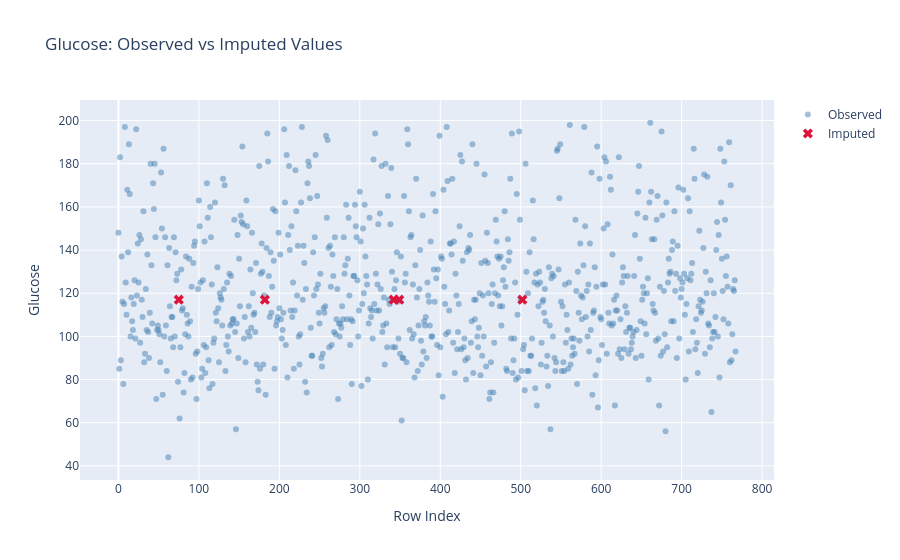
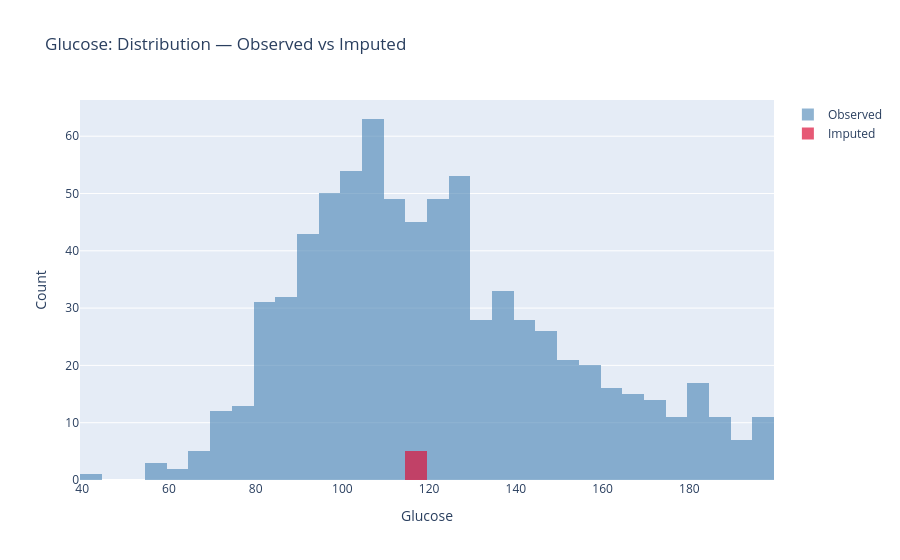
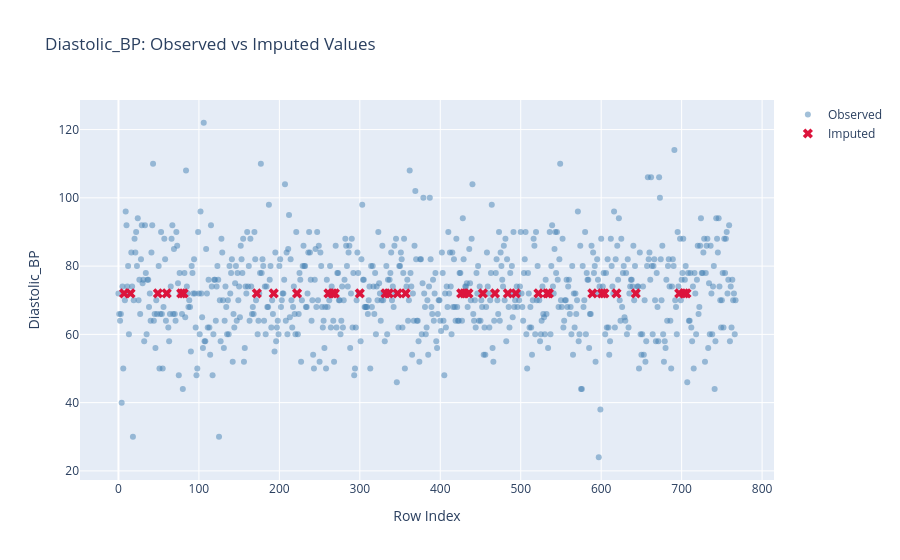
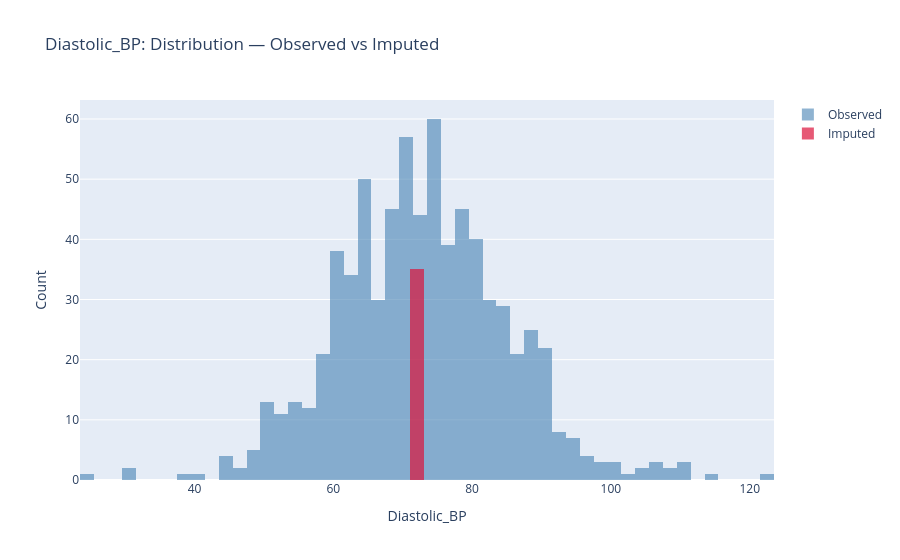

The cell these charts' notebook holds for them, in order:
### Code cell
missing_data_tutor.impute()

### Figure 1 — Plotly figure (JSON) as saved in the notebook; plotly's stock layout.template omitted (floating-point values rounded to 4 significant figures; data arrays with more than 128 entries replaced by an {"elided": "..."} marker saying what was removed)
{"data": [{"marker": {"color": "steelblue", "opacity": 0.5}, "mode": "markers", "name": "Observed", "x": {"elided": "763 int values"}, "y": {"elided": "763 float values"}, "type": "scatter"}, {"marker": {"color": "crimson", "size": 9, "symbol": "x"}, "mode": "markers", "name": "Imputed", "x": [75, 182, 342, 349, 502], "y": [117.0, 117.0, 117.0, 117.0, 117.0], "type": "scatter"}], "layout": {"title": {"text": "Glucose: Observed vs Imputed Values"}, "xaxis": {"title": {"text": "Row Index"}}, "yaxis": {"title": {"text": "Glucose"}}}}

### Figure 2 — Plotly figure (JSON) as saved in the notebook; plotly's stock layout.template omitted (floating-point values rounded to 4 significant figures; data arrays with more than 128 entries replaced by an {"elided": "..."} marker saying what was removed)
{"data": [{"marker": {"color": "steelblue"}, "name": "Observed", "opacity": 0.6, "x": {"elided": "763 float values"}, "type": "histogram"}, {"marker": {"color": "crimson"}, "name": "Imputed", "opacity": 0.7, "x": [117.0, 117.0, 117.0, 117.0, 117.0], "type": "histogram"}], "layout": {"barmode": "overlay", "title": {"text": "Glucose: Distribution — Observed vs Imputed"}, "xaxis": {"title": {"text": "Glucose"}}, "yaxis": {"title": {"text": "Count"}}}}

### Figure 3 — Plotly figure (JSON) as saved in the notebook; plotly's stock layout.template omitted (floating-point values rounded to 4 significant figures; data arrays with more than 128 entries replaced by an {"elided": "..."} marker saying what was removed)
{"data": [{"marker": {"color": "steelblue", "opacity": 0.5}, "mode": "markers", "name": "Observed", "x": {"elided": "733 int values"}, "y": {"elided": "733 float values"}, "type": "scatter"}, {"marker": {"color": "crimson", "size": 9, "symbol": "x"}, "mode": "markers", "name": "Imputed", "x": [7, 15, 49, 60, 78, 81, 172, 193, 222, 261, 266, 269, 300, 332, 336, 347, 357, 426, 430, 435, 453, 468, 484, 494, 522, 533, 535, 589, 601, 604, 619, 643, 697, 703, 706], "y": [72.0, 72.0, 72.0, 72.0, 72.0, 72.0, 72.0, 72.0, 72.0, 72.0, 72.0, 72.0, 72.0, 72.0, 72.0, 72.0, 72.0, 72.0, 72.0, 72.0, 72.0, 72.0, 72.0, 72.0, 72.0, 72.0, 72.0, 72.0, 72.0, 72.0, 72.0, 72.0, 72.0, 72.0, 72.0], "type": "scatter"}], "layout": {"title": {"text": "Diastolic_BP: Observed vs Imputed Values"}, "xaxis": {"title": {"text": "Row Index"}}, "yaxis": {"title": {"text": "Diastolic_BP"}}}}

### Figure 4 — Plotly figure (JSON) as saved in the notebook; plotly's stock layout.template omitted (floating-point values rounded to 4 significant figures; data arrays with more than 128 entries replaced by an {"elided": "..."} marker saying what was removed)
{"data": [{"marker": {"color": "steelblue"}, "name": "Observed", "opacity": 0.6, "x": {"elided": "733 float values"}, "type": "histogram"}, {"marker": {"color": "crimson"}, "name": "Imputed", "opacity": 0.7, "x": [72.0, 72.0, 72.0, 72.0, 72.0, 72.0, 72.0, 72.0, 72.0, 72.0, 72.0, 72.0, 72.0, 72.0, 72.0, 72.0, 72.0, 72.0, 72.0, 72.0, 72.0, 72.0, 72.0, 72.0, 72.0, 72.0, 72.0, 72.0, 72.0, 72.0, 72.0, 72.0, 72.0, 72.0, 72.0], "type": "histogram"}], "layout": {"barmode": "overlay", "title": {"text": "Diastolic_BP: Distribution — Observed vs Imputed"}, "xaxis": {"title": {"text": "Diastolic_BP"}}, "yaxis": {"title": {"text": "Count"}}}}
